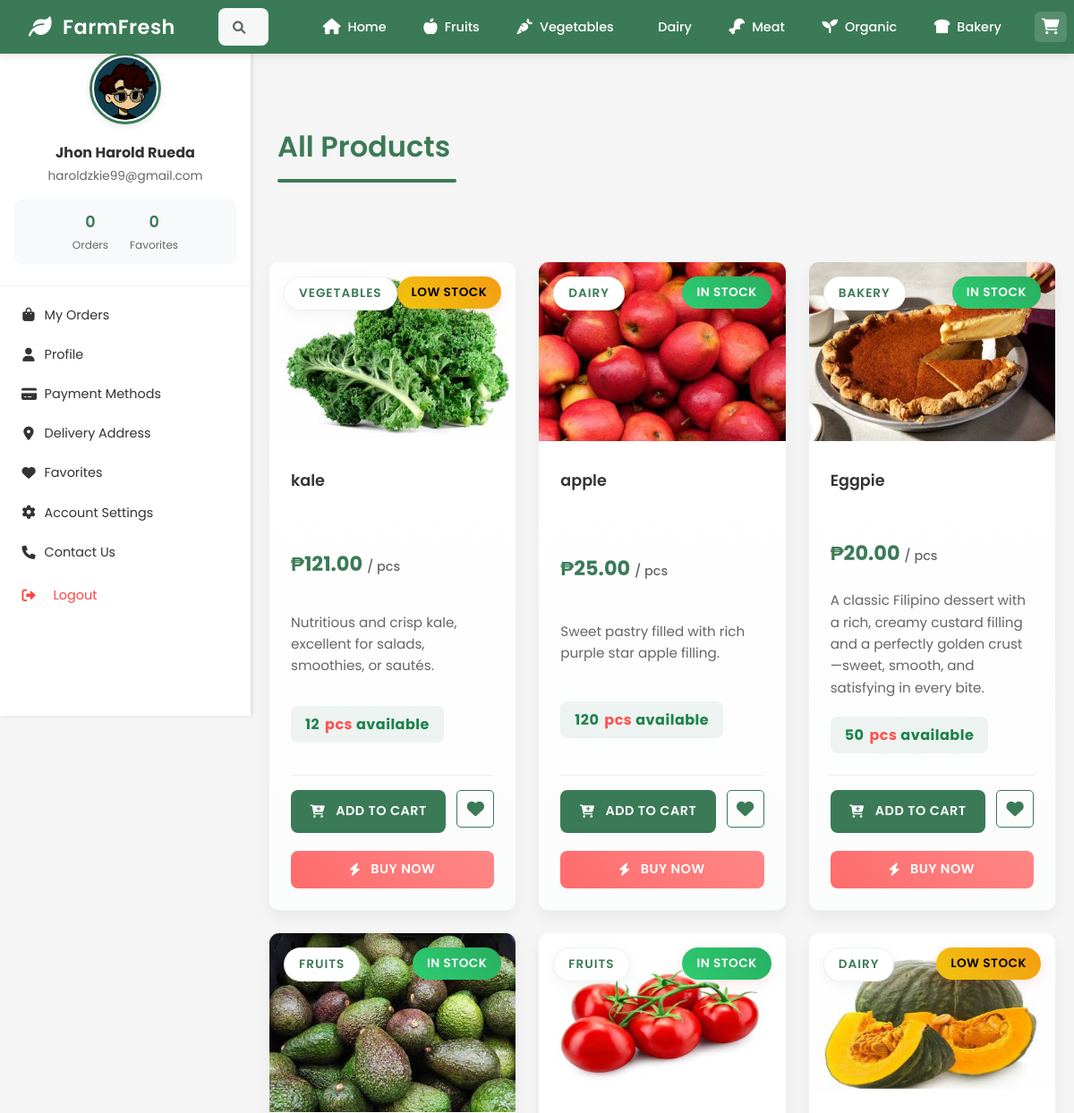
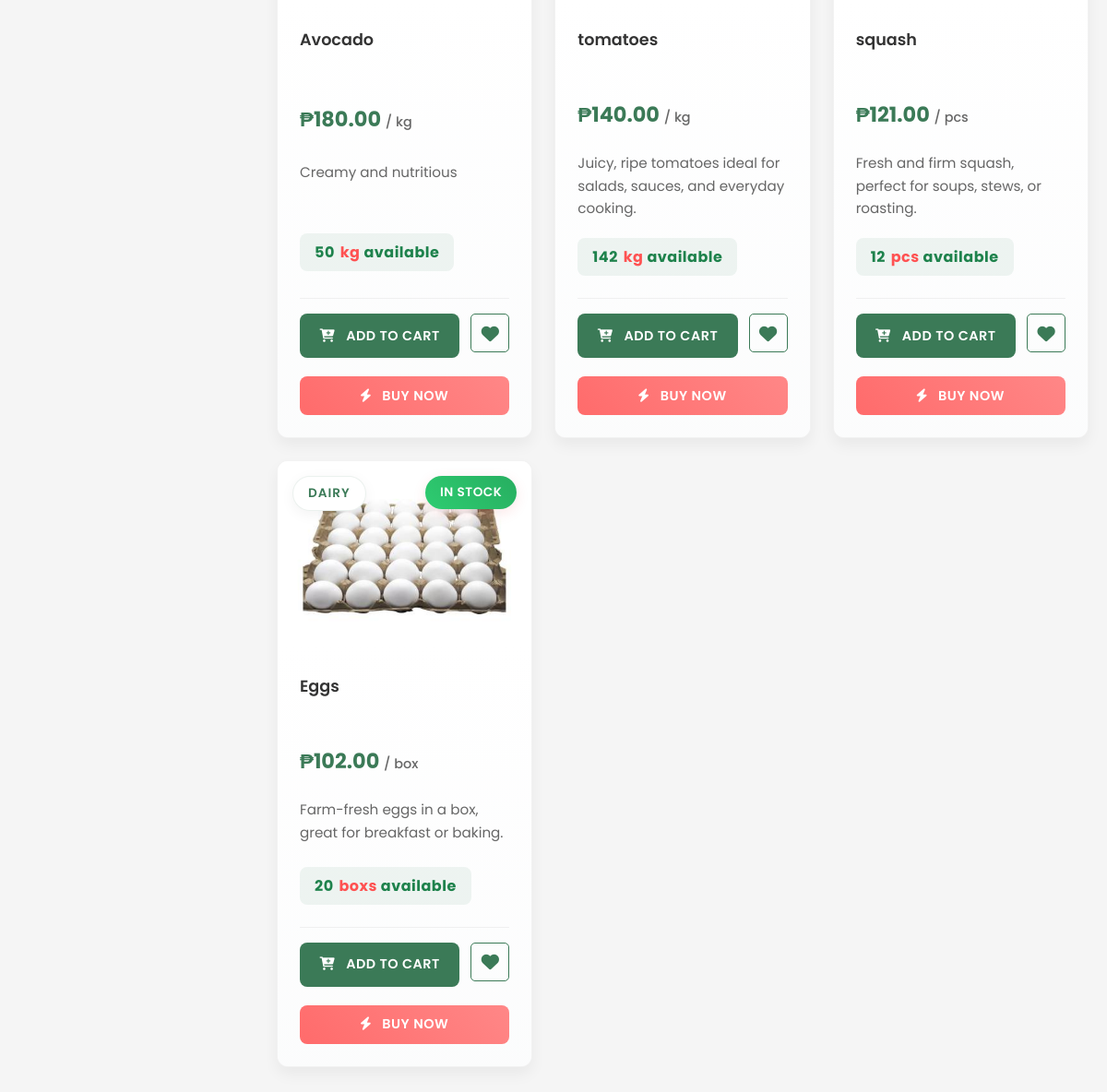
Page /user-dashboard/user.php (signed in) on the committed database (2 pictures, top to bottom).
### tables this page shows
CREATE TABLE `users` (
  `user_id` int(11) NOT NULL,
  `username` varchar(50) NOT NULL,
  `first_name` varchar(50) NOT NULL,
  `last_name` varchar(50) NOT NULL,
  `email` varchar(100) NOT NULL,
  `phone_number` varchar(20) DEFAULT NULL,
  `password` varchar(255) NOT NULL,
  `full_name` varchar(100) GENERATED ALWAYS AS (concat(`first_name`,' ',`last_name`)) STORED,
  `profile_image` varchar(255) DEFAULT NULL,
  `role` enum('admin','customer','staff') NOT NULL DEFAULT 'customer',
  `created_at` timestamp NOT NULL DEFAULT current_timestamp(),
  `last_login` timestamp NULL DEFAULT NULL,
  `active` tinyint(1) DEFAULT 1,
  `phone` varchar(20) DEFAULT NULL,
  `birth_date` date DEFAULT NULL
);

CREATE TABLE `products` (
  `id` int(11) NOT NULL,
  `name` varchar(100) NOT NULL,
  `category` varchar(50) NOT NULL,
  `price` decimal(10,2) NOT NULL,
  `unit` varchar(10) NOT NULL,
  `stock` int(11) NOT NULL DEFAULT 0,
  `status` enum('In Stock','Low Stock','Out of Stock') NOT NULL DEFAULT 'In Stock',
  `description` text DEFAULT NULL,
  `image_path` varchar(255) DEFAULT NULL,
  `created_at` timestamp NOT NULL DEFAULT current_timestamp(),
  `updated_at` timestamp NULL DEFAULT NULL ON UPDATE current_timestamp()
);

### user-dashboard/user.php (the view, shortened to what this page needs)
<?php
require_once '../connect.php';
$user_id = $_SESSION['user_id'];
$stmt = $conn->prepare("SELECT * FROM users WHERE user_id = ?");
$stmt->bind_param("i", $user_id);
$stmt->execute();
$result = $stmt->get_result();
$user = $result->fetch_assoc();
$orderCount = 0;
try {
    $orderStmt = $conn->prepare("SELECT COUNT(*) as order_count FROM orders WHERE user_id = ?");
    $orderStmt->bind_param("i", $user_id);
    $orderStmt->execute();
    $orderResult = $orderStmt->get_result();
    $orderCount = $orderResult->fetch_assoc()['order_count'];
} catch (Exception $e) {
    error_log("Error getting order count: " . $e->getMessage());
}
try {
    $conn->query("SELECT 1 FROM favorites LIMIT 1");
} catch (Exception $e) {
    $createTableSQL = "CREATE TABLE IF NOT EXISTS favorites (
        favorite_id INT AUTO_INCREMENT PRIMARY KEY,
        user_id INT NOT NULL,
        product_id INT NOT NULL,
        created_at TIMESTAMP DEFAULT CURRENT_TIMESTAMP,
        FOREIGN KEY (user_id) REFERENCES users(user_id) ON DELETE CASCADE,
        FOREIGN KEY (product_id) REFERENCES products(id) ON DELETE CASCADE
    )";
    $conn->query($createTableSQL);
}
$favoriteCount = 0;
try {
    $favoriteStmt = $conn->prepare("SELECT COUNT(*) as favorite_count FROM favorites WHERE user_id = ?");
    $favoriteStmt->bind_param("i", $user_id);
    $favoriteStmt->execute();
    $favoriteResult = $favoriteStmt->get_result();
    $favoriteCount = $favoriteResult->fetch_assoc()['favorite_count'];
} catch (Exception $e) {
    error_log("Error getting favorite count: " . $e->getMessage());
}
$favoritedProducts = [];
?>
<!DOCTYPE html>
<html lang="en">
<head>
    <link rel="stylesheet" href="https://cdnjs.cloudflare.com/ajax/libs/font-awesome/6.0.0/css/all.min.css">
    <link rel="stylesheet" href="../css/user.css">
</head>
<body>
    <header class="header">
        <div class="logo">
            <i class="fa-solid fa-leaf"></i>
            FarmFresh
        </div>
        <div class="search-bar">
            <input type="text" id="searchInput" placeholder="Search products...">
        </div>
        <nav class="nav-menu">
            <a href="user.php"><i class="fa-solid fa-house"></i> Home</a>
            <a href="#"><i class="fa-solid fa-apple-whole"></i> Fruits</a>
            <a href="#"><i class="fa-solid fa-carrot"></i> Vegetables</a>
            <a href="#"><i class="fa-solid fa-cow"></i> Dairy</a>
            <a href="#"><i class="fa-solid fa-drumstick-bite"></i> Meat</a>
            <a href="#"><i class="fa-solid fa-seedling"></i> Organic</a>
            <a href="#"><i class="fa-solid fa-bread-slice"></i> Bakery</a>
            <a href="#" class="cart"><i class="fa-solid fa-cart-shopping"></i></a>
        </nav>
    </header>
    <div class="container">
        <aside class="sidebar">
            <div class="toggle-container">
                <button class="toggle-btn" id="sidebarToggle">
                </button>
            </div>
            <div class="user-info">
                <img src="<?php echo !empty($user['profile_image']) ? '../' . $user['profile_image'] : '../assets/images/default-avatar.jpg'; ?>"
                     alt="User Avatar" class="user-avatar">
                <h3><?php echo $user['first_name'] . ' ' . $user['last_name']; ?></h3>
                <p><?php echo $user['email']; ?></p>
                <div class="user-stats">
                    <div class="stat">
                        <div class="stat-number"><?php echo $orderCount; ?></div>
                        <div class="stat-label">Orders</div>
                    </div>
                    <div class="stat">
                        <div class="stat-number"><?php echo $favoriteCount; ?></div>
                        <div class="stat-label">Favorites</div>
                    </div>
                </div>
            </div>
            <ul class="menu-items">
                <li><a href="#" ><i class="fa-solid fa-bag-shopping"></i> My Orders</a></li>
                <li><a href="profile.php"><i class="fa-solid fa-user"></i> Profile</a></li>
                <li><a href="payment.php"><i class="fa-solid fa-credit-card"></i> Payment Methods</a></li>
                <li><a href="address.php"><i class="fa-solid fa-location-dot"></i> Delivery Address</a></li>
                <li><a href="favorite.php"><i class="fa-solid fa-heart"></i> Favorites</a></li>
                <li><a href="#"><i class="fa-solid fa-gear"></i> Account Settings</a></li>
                <li><a href="#"><i class="fa-solid fa-phone"></i> Contact Us</a></li>
                <li><a href="#" onclick="showLogoutModal(); return false;" class="logout-link">
                    <i class="fa-solid fa-right-from-bracket"></i> Logout
                </a></li>
            </ul>
        </aside>
        <main class="main-content">
            <h2 class="section-title">All Products</h2>
            <div class="products-grid">
                <?php
                $products_per_page = 12;
                $current_page = isset($_GET['page']) ? (int)$_GET['page'] : 1;
                $offset = ($current_page - 1) * $products_per_page;
                $query = "SELECT * FROM products ORDER BY RAND() LIMIT ? OFFSET ?";
                $stmt = $conn->prepare($query);
                $stmt->bind_param("ii", $products_per_page, $offset);
                $stmt->execute();
                $result = $stmt->get_result();
                if ($result && $result->num_rows > 0) {
                    while ($product = $result->fetch_assoc()) {
                        $statusClass = '';
                        $badgeText = '';
                        if ($product['stock'] <= 0) {
                            $statusClass = 'out-of-stock';
                            $badgeText = 'Out of Stock';
                        } elseif ($product['stock'] <= 15) {
                            $statusClass = 'low-stock';
                            $badgeText = 'Low Stock';
                        } else {
                            $statusClass = 'in-stock';
                            $badgeText = 'In Stock';
                        }
                        $unit = $product['unit'];
                        $plural_units = ['pcs', 'kg', 'g', 'l', 'ml', 'boxes', 'packs'];
                        $display_unit = in_array(strtolower($unit), $plural_units) ? $unit : $unit . 's';
                        ?>
                        <div class="product-card <?php echo $statusClass; ?>"
                             data-product-id="<?php echo htmlspecialchars($product['id']); ?>"
                             data-stock="<?php echo htmlspecialchars($product['stock']); ?>"
                             data-unit="<?php echo htmlspecialchars($product['unit']); ?>">
                            <span class="stock-badge"><?php echo $badgeText; ?></span>
                            <img src="../<?php echo $product['image_path']; ?>" alt="<?php echo $product['name']; ?>" class="product-image">
                            <div class="product-info">
                                <span class="product-category"><?php echo $product['category']; ?></span>
                                <h3 class="product-title"><?php echo $product['name']; ?></h3>
                                <p class="product-price">
                                    ₱<?php echo number_format($product['price'], 2); ?>
                                    <span class="product-unit">/ <?php echo $product['unit']; ?></span>
                                </p>
                                <p class="product-description"><?php echo $product['description']; ?></p>
                                <p class="stock-status">
                                    <?php
                                    if ($product['stock'] > 0) {
                                        echo '<span class="product-availability" style="color:#1e824c;font-weight:700;">' . $product['stock'] .
                                            ' <span class="unit" style="color:#ff5252;">' . htmlspecialchars($display_unit) . '</span> available</span>';
                                    } else {
                                        echo '<span class="product-availability" style="color:#ff4444;font-weight:700;">Currently unavailable</span>';
                                    }
                                    ?>
                                </p>
                                <div class="product-actions">
                                    <button class="cart-btn"
                                        data-product-id="<?php echo $product['id']; ?>"
                                        <?php echo ($product['stock'] <= 0) ? 'disabled' : ''; ?>>
                                        <i class="fa-solid fa-cart-plus"></i>
                                        <?php echo ($product['stock'] > 0) ? 'Add to Cart' : 'Out of Stock'; ?>
                                    </button>
                                    <button class="favorite-btn <?php echo in_array($product['id'], $favoritedProducts) ? 'active' : ''; ?>"
                                        data-product-id="<?php echo $product['id']; ?>"
                                        title="<?php echo in_array($product['id'], $favoritedProducts) ? 'Remove from Favorites' : 'Add to Favorites'; ?>">
                                        <i class="fa-solid fa-heart"></i>
                                    </button>
                                    <button
                                        class="buy-btn"
                                        data-product-id="<?php echo $product['id']; ?>"
                                        data-stock="<?php echo $product['stock']; ?>"
                                        data-name="<?php echo htmlspecialchars($product['name']); ?>"
                                        data-price="<?php echo htmlspecialchars($product['price']); ?>"
                                        data-image="../<?php echo htmlspecialchars($product['image_path']); ?>"
                                        data-unit="<?php echo htmlspecialchars($product['unit']); ?>"
                                        <?php echo ($product['stock'] <= 0) ? 'disabled' : ''; ?>
                                    >
                                        <i class="fa-solid fa-bolt"></i> Buy Now
                                    </button>
                                </div>
                            </div>
                        </div>
                        <?php
                    }
                    ?>
                    <?php
                } else {
                    echo '<p class="no-products">No products available at this time.</p>';
                }
                ?>
            </div>
        </main>
    </div>
</body>
</html>

### user-dashboard/user.php (style rules this page uses)
.menu-items .logout-link i { margin-right: 10px; }
.sidebar { width: 280px; background: white; height: 100vh; position: fixed; left: 0; top: 0; transition: all 0.3s ease; z-index: 999; padding-top: 15px; box-shadow: 2px 0 5px rgba(0,0,0,0.1); overflow-y: auto; }
.toggle-container { position: fixed; left: 280px; top: 20px; z-index: 1002; transition: all 0.3s ease; }
.toggle-btn { background: var(--primary-color, #3b7a57); color: white; border: none; width: 40px; height: 40px; border-radius: 0 8px 8px 0; cursor: pointer; display: flex; align-items: center; justify-content: center; box-shadow: 2px 0 10px rgba(0,0,0,0.1); transition: all 0.3s ease; }
.user-info { text-align: center; padding: 1.5rem 1rem; border-bottom: 1px solid #eee; margin-top: 20px; }
.user-avatar { width: 80px; height: 80px; border-radius: 50%; margin-bottom: 0.75rem; object-fit: cover; border: 3px solid var(--primary-color, #3b7a57); padding: 2px; background: white; box-shadow: 0 2px 8px rgba(0,0,0,0.1); }
.user-info h3 { font-size: 1rem; margin-bottom: 0.25rem; color: var(--text-color, #333); }
.user-info p { font-size: 0.85rem; color: #666; margin-bottom: 1rem; }
.user-stats { display: flex; justify-content: center; gap: 1.5rem; margin-top: 0.75rem; padding: 0.75rem; background: #f8f9fa; border-radius: 8px; }
.stat { text-align: center; }
.stat-number { font-weight: 600; color: var(--primary-color, #3b7a57); font-size: 1.1rem; }
.stat-label { font-size: 0.75rem; color: #666; margin-top: 0.25rem; }
.menu-items { list-style: none; padding: 0.75rem; }
.menu-items li { margin-bottom: 0.25rem; }
.menu-items a { display: flex; align-items: center; gap: 0.6rem; padding: 0.6rem 0.75rem; color: var(--text-color, #333); text-decoration: none; border-radius: 5px; transition: all 0.3s; font-size: 0.9rem; }
.menu-items i { width: 16px; text-align: center; font-size: 0.95rem; }
.menu-items .logout-link { color: #ff4444; margin-top: 0.5rem; }
.main-content { margin-left: 280px; padding: 20px; transition: all 0.3s ease; }

### rows in the picture
users: profile_image (picture), first_name "Jhon Harold", last_name "Rueda", email "haroldzkie99@gmail.com"
products: stock "LOW STOCK", image_path+name (picture), category "VEGETABLES", name "kale", price "121.00", unit "pcs", description "Nutritious and crisp kale, excellent for salads, smoothies, or sautés.", stock "12", shows "ADD TO CART"
products: stock "IN STOCK", image_path+name (picture), category "DAIRY", name "apple", price "25.00", unit "pcs", description "Sweet pastry filled with rich purple star apple filling.", stock "120", shows "ADD TO CART"
products: stock "IN STOCK", image_path (picture), category "BAKERY", name "Eggpie", price "20.00", unit "pcs", description "A classic Filipino dessert with a rich, creamy custard filling and a perfectly golden crust—sweet, smooth, and satisfying in every bite.", stock "50", shows "ADD TO CART"
products: stock "IN STOCK", image_path (picture), category "FRUITS", name "Avocado", price "180.00", unit "kg", description "Creamy and nutritious", stock "50", shows "ADD TO CART"
products: stock "IN STOCK", image_path+name (picture), category "FRUITS", name "tomatoes", price "140.00", unit "kg", description "Juicy, ripe tomatoes ideal for salads, sauces, and everyday cooking.", stock "142", shows "ADD TO CART"
products: stock "LOW STOCK", image_path+name (picture), category "DAIRY", name "squash", price "121.00", unit "pcs", description "Fresh and firm squash, perfect for soups, stews, or roasting.", stock "12", shows "ADD TO CART"
products: stock "IN STOCK", image_path (picture), category "DAIRY", name "Eggs", price "102.00", unit "box", description "Farm-fresh eggs in a box, great for breakfast or baking.", stock "20", unit "boxs", shows "ADD TO CART"

### other values in the picture
$orderCount "0"
$favoriteCount "0"
